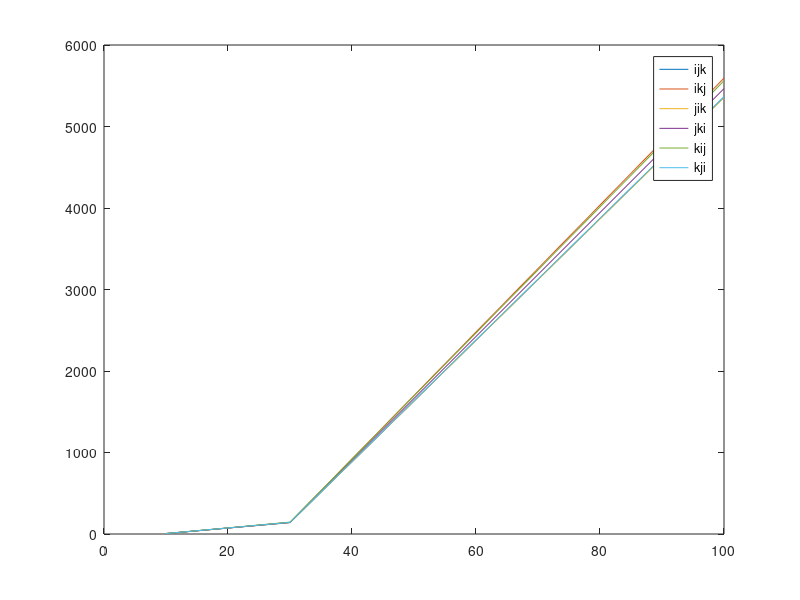

MATLAB code for this plot:
A = ones(10,10);
function[time, res] = time_measure(fun)
  start_time = clock();
  res = fun();
  time = etime(clock(), start_time)*1e3;
endfunction

function[result] = mul_ijk(A,B)
  result = zeros(rows(A), columns(B));
  for i = 1:rows(A)
    for j = 1:columns(B)
      for k = 1:columns(A)
        result(i,j) += A(i,k) + B(k,j);
      endfor
    endfor
  endfor
endfunction

function[result] = mul_ikj(A,B)
  result = zeros(rows(A), columns(B));
  for i = 1:rows(A)
    for k = 1:columns(A)
      for j = 1:columns(B)
        result(i,j) += A(i,k) + B(k,j);
      endfor
    endfor
  endfor
endfunction

function[result] = mul_jik(A,B)
  result = zeros(rows(A), columns(B));
  for j = 1:columns(B)
    for i = 1:rows(A)
      for k = 1:columns(A)
        result(i,j) += A(i,k) + B(k,j);
      endfor
    endfor
  endfor
endfunction

function[result] = mul_jki(A,B)
  result = zeros(rows(A), columns(B));
  for j = 1:columns(B)
    for k = 1:columns(A)
      for i = 1:rows(A)
        result(i,j) += A(i,k) + B(k,j);
      endfor
    endfor
  endfor
endfunction

function[result] = mul_kij(A,B)
  result = zeros(rows(A), columns(B));
  for k = 1:columns(A)
    for i = 1:rows(A)
      for j = 1:columns(B)
        result(i,j) += A(i,k) + B(k,j);
      endfor
    endfor
  endfor
endfunction

function[result] = mul_kji(A,B)
  result = zeros(rows(A), columns(B));
  for k = 1:columns(A)
    for j = 1:columns(B)
      for i = 1:rows(A)
        result(i,j) += A(i,k) + B(k,j);
      endfor
    endfor
  endfor
endfunction

X = [ 10, 30, 100 ];
Yijk = [];
Yikj = [];
Yjik = [];
Yjki = [];
Ykij = [];
Ykji = [];
for x = X
  A = ones(x,x);
  B = ones(x,x);
  [Yijk(end + 1), res] = time_measure(@() mul_ijk(A,B));
  [Yikj(end + 1), res] = time_measure(@() mul_ikj(A,B));
  [Yjik(end + 1), res] = time_measure(@() mul_jik(A,B));
  [Yjki(end + 1), res] = time_measure(@() mul_jki(A,B));
  [Ykij(end + 1), res] = time_measure(@() mul_kij(A,B));
  [Ykji(end + 1), res] = time_measure(@() mul_kji(A,B));
endfor

plot(X, Yijk, ";ijk;", X, Yikj, ";ikj;", X, Yjik, ";jik;",  X, Yjki, ";jki;",  X, Ykij, ";kij;", X, Ykji, ";kji;");